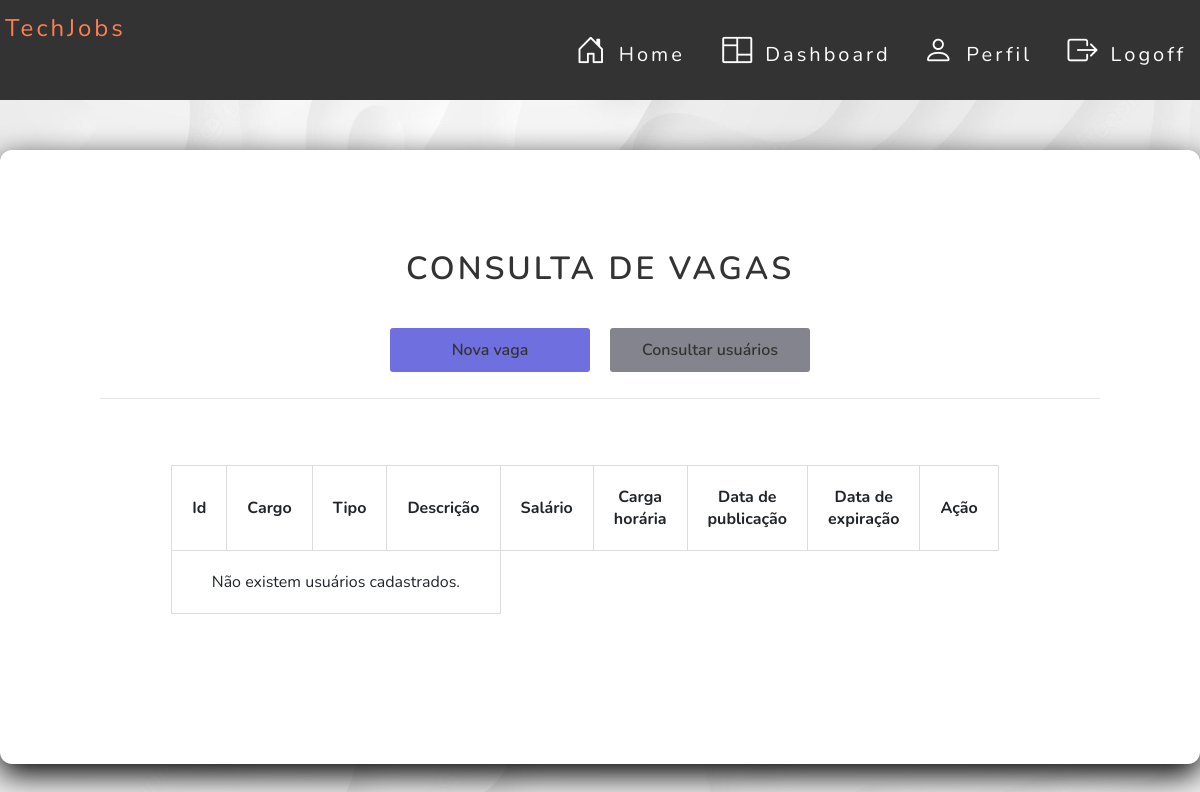
The page /vaga/index.php on the database as committed earlier.
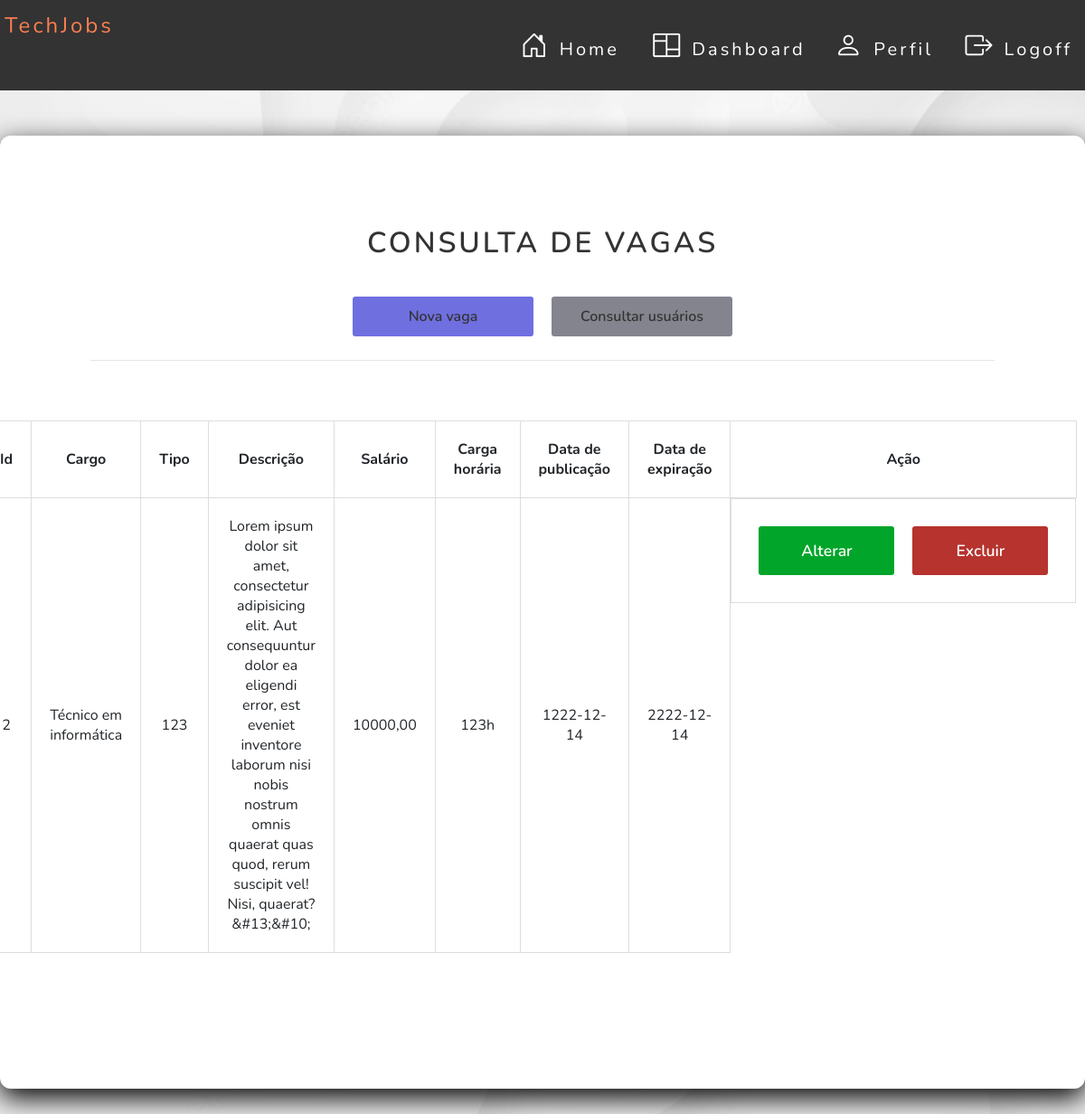
The same page on the database as committed later.
### tables this page shows
CREATE TABLE `vaga` (
  `id` int NOT NULL,
  `nome` varchar(50) NOT NULL,
  `tipo` varchar(30) NOT NULL,
  `descricao` longtext NOT NULL,
  `salario` varchar(50) NOT NULL,
  `carga_horaria` varchar(100) NOT NULL,
  `data_publicacao` date NOT NULL,
  `data_expiracao` date NOT NULL,
  `usuario_id` int DEFAULT NULL
);

### src/database/conexao.php (called while the page is built)
<?php
class Conexao
{
    public static function getConexao()
    {
        try {
            return new PDO("mysql:host=127.0.0.1;dbname=techjobsdb", "root", "");
        } catch (\PDOException $e) {
            echo 'Error ao conectar com banco de dados. ' . $e->getMessage();
            return null;
        }
    }
}

### src/dao/vagadao.php (called while the page is built, shortened)
<?php
include_once __DIR__ . '/../database/conexao.php';
class  VagaDAO
{
    private $dbh;
    public function __construct()
    {
        $this->dbh = Conexao::getConexao();
    }
    public function getAll()
    {
        $query = "SELECT * FROM vaga";
        $stmt = $this->dbh->query($query);
        $rows = $stmt->fetchAll();
        $this->dbh = null;
        return $rows;
    }
}

### vaga/index.php (the view, shortened to what the changed rows need)
<?php
require_once __DIR__ . '/../src/dao/vagadao.php';
$dao = new VagaDAO();
$vagas = $dao->getAll();
$quantidadeRegistros = count($vagas);
?>
<link rel="stylesheet"
      href="https://maxcdn.bootstrapcdn.com/bootstrap/4.0.0/css/bootstrap.min.css"
>
<link href="../assets/css/button.css" rel="stylesheet">
<link href="../assets/css/style.css" rel="stylesheet">
<link href="../assets/css/usuario.css" rel="stylesheet">
<link rel="stylesheet" href="https://cdn.jsdelivr.net/npm/bootstrap-icons@1.11.1/font/bootstrap-icons.css">
<link href=" https://cdn.datatables.net/1.13.6/css/jquery.dataTables.min.css" rel="stylesheet" type="text/css"/>
<main class="main-vaga">
    <div class="card-vaga">
        <header>
            <h2>Consulta de vagas</h2>
        </header>
        <div class="container">
            <div class="row text ">
                <div class="col-md-12">
                    <div class="card-body font-weight-bold card-vaga-main">
                        <div class="card-information-box">
                            <section>
                                <table id="example" class="display" style="width:100%;">
                                    <thead>
                                    <tr>
                                        <th>Id</th>
                                        <th>Cargo</th>
                                        <th>Tipo</th>
                                        <th>Descrição</th>
                                        <th>Salário</th>
                                        <th>Carga horária</th>
                                        <th>Data de publicação</th>
                                        <th>Data de expiração</th>
                                        <th>Ação</th>
                                    </tr>
                                    </thead>
                                    <tbody>
                                    <?php if ($quantidadeRegistros == "0") : ?>
                                        <tr>
                                            <td colspan="4">Não existem usuários cadastrados.</td>
                                        </tr>
                                    <?php else : ?>
                                        <?php foreach ($vagas as $vaga) :
                                            ?>
                                            <tr>
                                                <td><?php echo $vaga['id']; ?></td>
                                                <td><?= htmlspecialchars($vaga['nome']); ?></td>
                                                <td><?= htmlspecialchars($vaga['tipo']); ?></td>
                                                <td><?= htmlspecialchars($vaga['descricao']); ?></td>
                                                <td><?= htmlspecialchars($vaga['salario']); ?></td>
                                                <td><?= htmlspecialchars($vaga['carga_horaria']); ?></td>
                                                <td><?= htmlspecialchars($vaga['data_publicacao']); ?></td>
                                                <td><?= htmlspecialchars($vaga['data_expiracao']); ?></td>
                                                <td class="td__operacao">
                                                    <a class="btnalterar"
                                                       href="edit.php?id=<?= $vaga['id']; ?>">Alterar</a>
                                                    <a class="btnexcluir"
                                                       href="delete.php?id=<?= $vaga['id']; ?>"
                                                       onclick="return confirm('Deseja confirmar a operação?');">Excluir</a>
                                                </td>
                                            </tr>
                                        <?php endforeach; ?>
                                    <?php endif; ?>
                                    </tbody>
                                </table>
                            </section>
                        </div>
                    </div>
                </div>
            </div>
        </div>
    </div>
</main>

Rows that differ between the two databases and show on the page:
added vaga: id "2", nome "Técnico em informática", tipo "123", descricao "Lorem ipsum dolor sit amet, consectetur adipisicing elit. Aut consequuntur dolor ea eligendi error, est eveniet inventore laborum nisi nobis nostrum omnis quaerat quas quod, rerum suscipit vel! Nisi, quaerat?&#13;&#10;", salario "10000,00", carga_horaria "123h", data_publicacao "1222-12-14", data_expiracao "2222-12-14"
Other text that changed with them:
text no longer shown: "Não existem usuários cadastrados."
